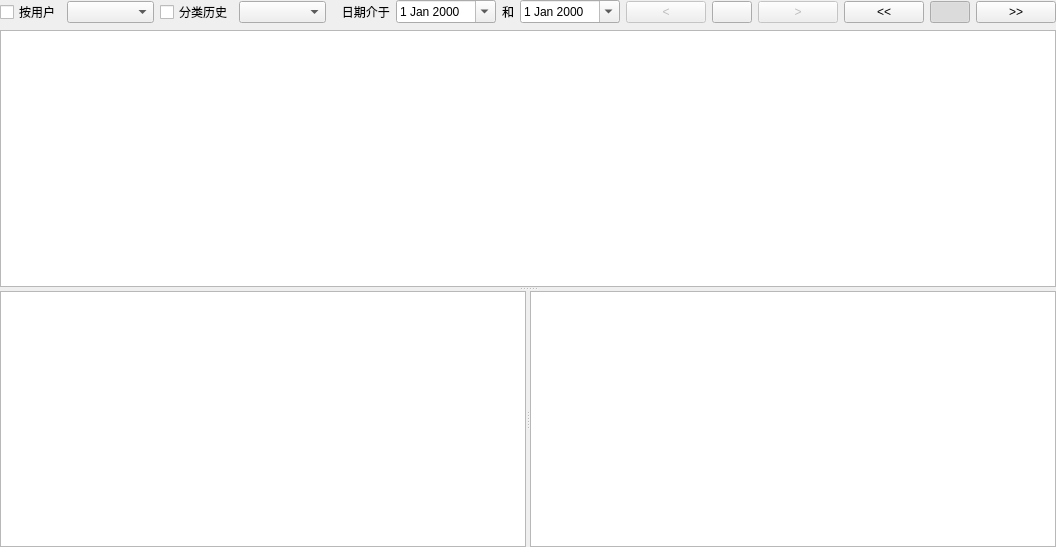
<?xml version="1.0" encoding="UTF-8"?>
<ui version="4.0">
 <class>HistoryPageClass</class>
 <widget class="QWidget" name="HistoryPageClass">
  <property name="geometry">
   <rect>
    <x>0</x>
    <y>0</y>
    <width>1056</width>
    <height>547</height>
   </rect>
  </property>
  <property name="windowTitle">
   <string>HistoryPage</string>
  </property>
  <layout class="QGridLayout" name="gridLayout">
   <property name="margin">
    <number>0</number>
   </property>
   <item row="0" column="0">
    <layout class="QHBoxLayout" name="horizontalLayout">
     <item>
      <widget class="QCheckBox" name="checkBoxByUser">
       <property name="text">
        <string>按用户</string>
       </property>
      </widget>
     </item>
     <item>
      <widget class="QComboBox" name="comboBoxUser">
       <property name="sizePolicy">
        <sizepolicy hsizetype="MinimumExpanding" vsizetype="Fixed">
         <horstretch>0</horstretch>
         <verstretch>0</verstretch>
        </sizepolicy>
       </property>
      </widget>
     </item>
     <item>
      <widget class="QCheckBox" name="checkBoxByCategory">
       <property name="text">
        <string>分类历史</string>
       </property>
      </widget>
     </item>
     <item>
      <widget class="CategoryComboBox" name="comboBoxCategory">
       <property name="sizePolicy">
        <sizepolicy hsizetype="MinimumExpanding" vsizetype="Fixed">
         <horstretch>0</horstretch>
         <verstretch>0</verstretch>
        </sizepolicy>
       </property>
      </widget>
     </item>
     <item>
      <widget class="QLabel" name="label_5">
       <property name="text">
        <string>   日期介于</string>
       </property>
       <property name="buddy">
        <cstring>comboBoxCategory</cstring>
       </property>
      </widget>
     </item>
     <item>
      <widget class="QDateEdit" name="dateEditStart">
       <property name="sizePolicy">
        <sizepolicy hsizetype="MinimumExpanding" vsizetype="Fixed">
         <horstretch>0</horstretch>
         <verstretch>0</verstretch>
        </sizepolicy>
       </property>
       <property name="minimumSize">
        <size>
         <width>100</width>
         <height>0</height>
        </size>
       </property>
       <property name="currentSection">
        <enum>QDateTimeEdit::DaySection</enum>
       </property>
       <property name="calendarPopup">
        <bool>true</bool>
       </property>
      </widget>
     </item>
     <item>
      <widget class="QLabel" name="label_6">
       <property name="text">
        <string>和</string>
       </property>
       <property name="buddy">
        <cstring>comboBoxCategory</cstring>
       </property>
      </widget>
     </item>
     <item>
      <widget class="QDateEdit" name="dateEditEnd">
       <property name="sizePolicy">
        <sizepolicy hsizetype="MinimumExpanding" vsizetype="Fixed">
         <horstretch>0</horstretch>
         <verstretch>0</verstretch>
        </sizepolicy>
       </property>
       <property name="minimumSize">
        <size>
         <width>100</width>
         <height>0</height>
        </size>
       </property>
       <property name="currentSection">
        <enum>QDateTimeEdit::DaySection</enum>
       </property>
       <property name="calendarPopup">
        <bool>true</bool>
       </property>
      </widget>
     </item>
     <item>
      <widget class="QPushButton" name="buttonPrevMonth">
       <property name="enabled">
        <bool>false</bool>
       </property>
       <property name="toolTip">
        <string>上一月</string>
       </property>
       <property name="text">
        <string>&lt;</string>
       </property>
      </widget>
     </item>
     <item>
      <widget class="QPushButton" name="buttonByMonth">
       <property name="toolTip">
        <string>按月</string>
       </property>
       <property name="icon">
        <iconset resource="Money.qrc">
         <normaloff>:/Images/moon.png</normaloff>:/Images/moon.png</iconset>
       </property>
       <property name="checkable">
        <bool>true</bool>
       </property>
      </widget>
     </item>
     <item>
      <widget class="QPushButton" name="buttonNextMonth">
       <property name="enabled">
        <bool>false</bool>
       </property>
       <property name="toolTip">
        <string>下一月</string>
       </property>
       <property name="text">
        <string>&gt;</string>
       </property>
      </widget>
     </item>
     <item>
      <widget class="QPushButton" name="buttonPrevYear">
       <property name="toolTip">
        <string>上一年</string>
       </property>
       <property name="text">
        <string>&lt;&lt;</string>
       </property>
      </widget>
     </item>
     <item>
      <widget class="QPushButton" name="buttonByYear">
       <property name="toolTip">
        <string>按年</string>
       </property>
       <property name="icon">
        <iconset resource="Money.qrc">
         <normaloff>:/Images/Sun.png</normaloff>:/Images/Sun.png</iconset>
       </property>
       <property name="checkable">
        <bool>true</bool>
       </property>
       <property name="checked">
        <bool>true</bool>
       </property>
      </widget>
     </item>
     <item>
      <widget class="QPushButton" name="buttonNextYear">
       <property name="toolTip">
        <string>下一年</string>
       </property>
       <property name="text">
        <string>&gt;&gt;</string>
       </property>
      </widget>
     </item>
    </layout>
   </item>
   <item row="1" column="0">
    <widget class="QSplitter" name="splitterHorizontal">
     <property name="sizePolicy">
      <sizepolicy hsizetype="Preferred" vsizetype="Expanding">
       <horstretch>0</horstretch>
       <verstretch>0</verstretch>
      </sizepolicy>
     </property>
     <property name="orientation">
      <enum>Qt::Vertical</enum>
     </property>
     <widget class="GridWidget" name="gridWidget">
      <property name="font">
       <font>
        <pointsize>13</pointsize>
       </font>
      </property>
     </widget>
     <widget class="QSplitter" name="splitterVertical">
      <property name="orientation">
       <enum>Qt::Horizontal</enum>
      </property>
      <widget class="ProgressWidget" name="progressWidget">
       <property name="sizePolicy">
        <sizepolicy hsizetype="Ignored" vsizetype="Ignored">
         <horstretch>0</horstretch>
         <verstretch>0</verstretch>
        </sizepolicy>
       </property>
       <property name="minimumSize">
        <size>
         <width>0</width>
         <height>0</height>
        </size>
       </property>
      </widget>
      <widget class="PieWidget" name="pieWidget">
       <property name="sizePolicy">
        <sizepolicy hsizetype="Ignored" vsizetype="Ignored">
         <horstretch>0</horstretch>
         <verstretch>0</verstretch>
        </sizepolicy>
       </property>
      </widget>
     </widget>
    </widget>
   </item>
  </layout>
  <action name="action_Detail">
   <property name="icon">
    <iconset>
     <normaloff/>
    </iconset>
   </property>
   <property name="text">
    <string>查看</string>
   </property>
   <property name="font">
    <font>
     <family>宋体</family>
     <pointsize>9</pointsize>
     <weight>50</weight>
     <italic>false</italic>
     <bold>false</bold>
     <underline>false</underline>
     <strikeout>false</strikeout>
    </font>
   </property>
  </action>
 </widget>
 <layoutdefault spacing="6" margin="11"/>
 <customwidgets>
  <customwidget>
   <class>CategoryComboBox</class>
   <extends>QComboBox</extends>
   <header>CategoryComboBox.h</header>
  </customwidget>
  <customwidget>
   <class>ProgressWidget</class>
   <extends>QTableView</extends>
   <header>ProgressWidget.h</header>
  </customwidget>
  <customwidget>
   <class>GridWidget</class>
   <extends>QListView</extends>
   <header>gridwidget.h</header>
  </customwidget>
  <customwidget>
   <class>PieWidget</class>
   <extends>QTableView</extends>
   <header>piewidget.h</header>
  </customwidget>
 </customwidgets>
 <resources>
  <include location="Money.qrc"/>
 </resources>
 <connections/>
</ui>
